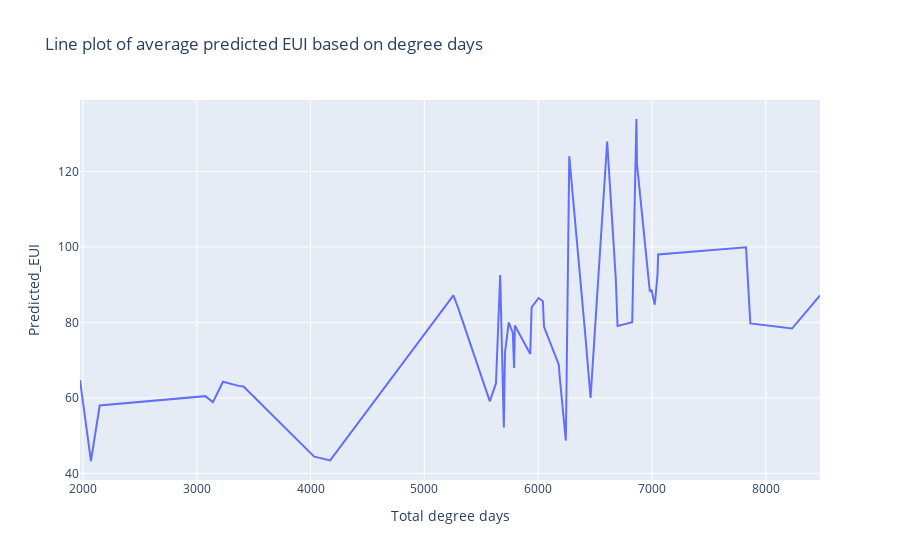

Source (notebook cell):
### Markdown cell above
###### From the above graph we can clearly see that Health care inpatient facilties have the highest  average Energy Use Intensity of all building types, with an  average EUI of 240 units of heat and electricity consumed. This is closely followed by Grocery store, with an average EUI of 232 units, and data center with an average EUI of 183 units.

### Code cell
# Creating a bar plot using plotly to determine the EUI based on the facility type
Prediction_df_tot_days = Prediction_df
Prediction_df_tot_days['Total degree days'] = Prediction_df['heating_degree_days'] + Prediction_df['cooling_degree_days']
Prediction_df_total_days = Prediction_df_tot_days.groupby(['Total degree days']).mean()
Prediction_df_total_days.reset_index(inplace=True)
px.line(Prediction_df_total_days, x='Total degree days', y='Predicted_EUI', title ='Line plot of average predicted EUI based on degree days')

### Figure 1 — Plotly figure (JSON) as saved in the notebook; plotly's stock layout.template omitted (floating-point values rounded to 4 significant figures)
{"data": [{"hovertemplate": "Total degree days=%{x}<br>Predicted_EUI=%{y}<extra></extra>", "legendgroup": "", "line": {"color": "#636efa", "dash": "solid"}, "marker": {"symbol": "circle"}, "mode": "lines", "name": "", "orientation": "v", "showlegend": false, "type": "scatter", "x": [1974, 2070, 2147, 3075, 3142, 3230, 3368, 3411, 4032, 4172, 5255, 5295, 5575, 5629, 5666, 5698, 5708, 5741, 5777, 5788, 5795, 5930, 5942, 6003, 6041, 6051, 6181, 6188, 6243, 6273, 6412, 6460, 6506, 6606, 6682, 6697, 6826, 6863, 6868, 6981, 6995, 7024, 7048, 7054, 7826, 7864, 8230, 8476], "xaxis": "x", "y": [64.73, 43.27, 57.97, 60.46, 58.88, 64.27, 63.18, 63.02, 44.41, 43.44, 87.17, 83.98, 59.06, 63.84, 92.55, 52.12, 72.02, 80.03, 77.22, 67.9, 79.16, 71.64, 84.01, 86.46, 85.62, 78.82, 68.82, 65.82, 48.68, 124.0, 77.3, 59.97, 81.53, 127.9, 91.43, 79.05, 80.04, 133.9, 122.0, 88.13, 88.7, 84.69, 92.53, 98.03, 99.9, 79.72, 78.38, 87.13], "yaxis": "y"}], "layout": {"legend": {"tracegroupgap": 0}, "title": {"text": "Line plot of average predicted EUI based on degree days"}, "xaxis": {"anchor": "y", "domain": [0, 1], "title": {"text": "Total degree days"}}, "yaxis": {"anchor": "x", "domain": [0, 1], "title": {"text": "Predicted_EUI"}}}}
